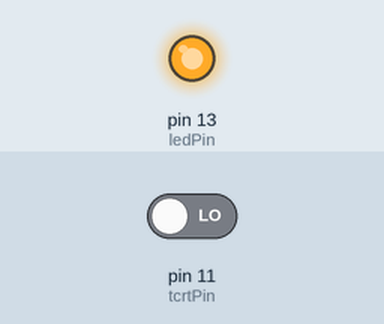
This sketch was run on a simulated Arduino Uno, built with avr-gcc and run on an emulated ATmega328P. Shown: output pins drawn as LEDs (lit = HIGH). The test bench sets the inputs (shaded band); at power-on: pin 11 (tcrtPin) LOW. What the sketch prints to the serial monitor is not drawn.

Above: at 1.2 s.
1.3 s: pin 11 (tcrtPin) driven HIGH
At 2.3 s:
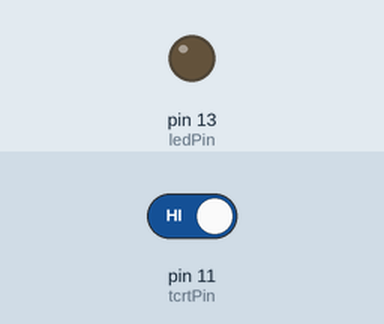
2.8 s: pin 11 (tcrtPin) driven LOW
At 3.5 s:
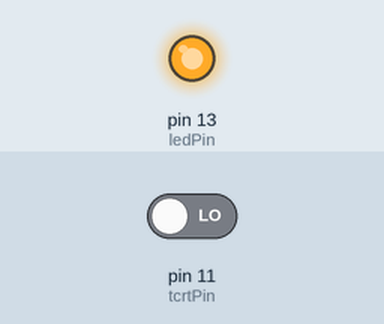
Timing chart, 0 to 5.8 s (numbered marks = the images above; inputs shaded):
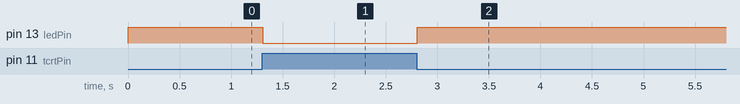

The sketch:

Line_sensor.ino
```cpp
const int tcrtPin = 11; //the tracking module attach to pin 2
const int ledPin = 13;

void setup()
{
  Serial.begin(9600);
  pinMode(tcrtPin, INPUT); // set trackingPin as INPUT
  pinMode(ledPin, OUTPUT); //set ledPin as OUTPUT
}

void loop()
{
  boolean val = digitalRead(tcrtPin); // read the value of tcrt5000
  Serial.println(val);
  if(val == HIGH) //if it is HiGH
  {
    digitalWrite(ledPin, LOW);
  }
  else
  {
    digitalWrite(ledPin, HIGH);
  }
}
```

Measured:
- after the input at 1.3 s, pin 13 (ledPin): HIGH → LOW at once
- after the input at 2.8 s, pin 13 (ledPin): LOW → HIGH at once
